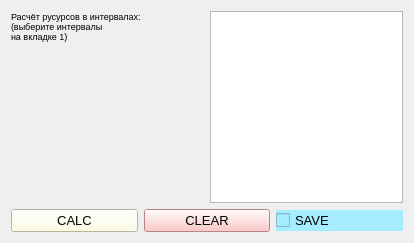
                         <widget class="QWidget" name="tab_3">
                          <attribute name="title">
                           <string>расчёт</string>
                          </attribute>
                          <layout class="QGridLayout" name="gridLayout_45">
                           <item row="0" column="0">
                            <layout class="QGridLayout" name="gridLayout_21" columnstretch="1,1">
                             <item row="0" column="0">
                              <layout class="QGridLayout" name="gridLayout_2">
                               <item row="0" column="0">
                                <widget class="QLabel" name="label_int_resource">
                                 <property name="font">
                                  <font>
                                   <pointsize>7</pointsize>
                                  </font>
                                 </property>
                                 <property name="text">
                                  <string>Расчёт русурсов в интервалах:
(выберите интервалы
на вкладке 1)</string>
                                 </property>
                                </widget>
                               </item>
                               <item row="1" column="0">
                                <spacer name="verticalSpacer_2">
                                 <property name="orientation">
                                  <enum>Qt::Vertical</enum>
                                 </property>
                                 <property name="sizeHint" stdset="0">
                                  <size>
                                   <width>20</width>
                                   <height>40</height>
                                  </size>
                                 </property>
                                </spacer>
                               </item>
                              </layout>
                             </item>
                             <item row="0" column="1">
                              <widget class="QTextEdit" name="textEdit_resourse">
                               <property name="font">
                                <font>
                                 <pointsize>7</pointsize>
                                </font>
                               </property>
                               <property name="toolTip">
                                <string>Расчётные ресурсы</string>
                               </property>
                              </widget>
                             </item>
                            </layout>
                           </item>
                           <item row="1" column="0">
                            <layout class="QGridLayout" name="gridLayout_73">
                             <item row="0" column="2">
                              <widget class="QCheckBox" name="checkBox_save_table_resource">
                               <property name="font">
                                <font>
                                 <pointsize>10</pointsize>
                                </font>
                               </property>
                               <property name="toolTip">
                                <string>Рассчитать и сохранить в таблицу
ресурсы по выбранным категориям</string>
                               </property>
                               <property name="styleSheet">
                                <string notr="true">background-color: rgb(165, 236, 255);</string>
                               </property>
                               <property name="text">
                                <string>SAVE</string>
                               </property>
                              </widget>
                             </item>
                             <item row="0" column="0">
                              <widget class="QPushButton" name="pushButton_calc_resourse">
                               <property name="font">
                                <font>
                                 <pointsize>10</pointsize>
                                </font>
                               </property>
                               <property name="toolTip">
                                <string>Рассчитать ресурсы по выбранным категориям</string>
                               </property>
                               <property name="styleSheet">
                                <string notr="true">background-color: rgb(255, 255, 222);</string>
                               </property>
                               <property name="text">
                                <string>CALC</string>
                               </property>
                              </widget>
                             </item>
                             <item row="0" column="1">
                              <widget class="QPushButton" name="pushButton_clear_resourse">
                               <property name="font">
                                <font>
                                 <pointsize>10</pointsize>
                                </font>
                               </property>
                               <property name="toolTip">
                                <string>Очистить</string>
                               </property>
                               <property name="styleSheet">
                                <string notr="true">background-color: rgb(255, 185, 185);</string>
                               </property>
                               <property name="text">
                                <string>CLEAR</string>
                               </property>
                              </widget>
                             </item>
                            </layout>
                           </item>
                          </layout>
                         </widget>
